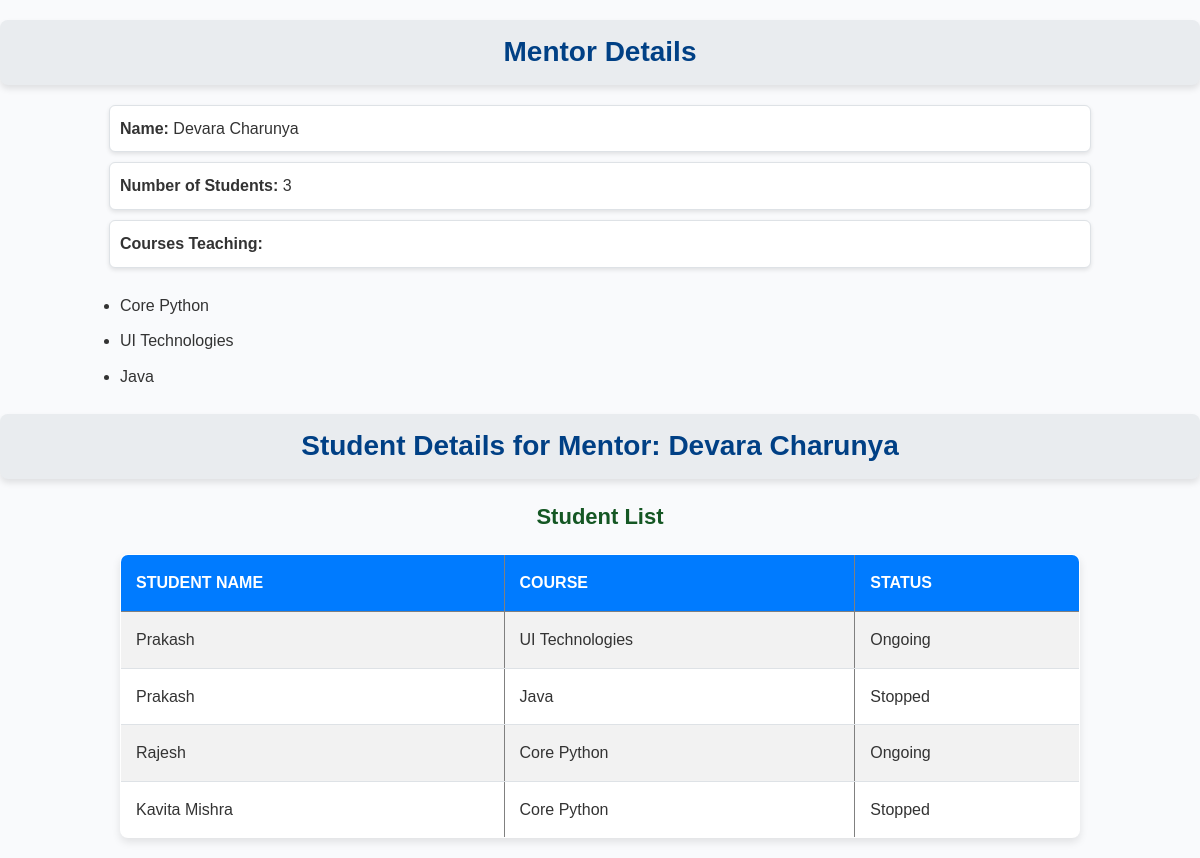
Screenshot of /mentorship/mentor/1/ with the database file from the repository.
### mentorship/models.py (models this page shows, shortened)
class Mentor(models.Model):
    name = models.CharField(max_length=100)
    courses = models.ManyToManyField(Course, related_name='mentors')
    def student_count(self):
        return self.student_set.count()

class Course(models.Model):
    name = models.CharField(max_length=100)

class Student(models.Model):
    STATUS_CHOICES = [
        ('ongoing', 'Ongoing'),
        ('completed', 'Completed'),
        ('stopped', 'Stopped'),
    ]
    name = models.CharField(max_length=100)
    mentor = models.ForeignKey(Mentor, on_delete=models.CASCADE)
    email = models.EmailField(unique=True)
    phone = models.CharField(max_length=15,blank=True, null=True)

class Enrollment(models.Model):
    STATUS_CHOICES = [
        ('ongoing', 'Ongoing'),
        ('completed', 'Completed'),
        ('stopped', 'Stopped'),
    ]
    student = models.ForeignKey(Student, on_delete=models.CASCADE)
    course = models.ForeignKey(Course, on_delete=models.CASCADE)
    status = models.CharField(
        max_length=10,
        choices=STATUS_CHOICES,
        default='ongoing'
    )
    status_description = models.CharField(max_length=255, blank=True, null=True, help_text="Reason for status")
    enrollment_date = models.DateField()

### mentorship/views.py (the view)
# urls.py: path('mentor/<int:mentor_id>/', views.mentor_details, name='mentor_details'),
def mentor_details(request, mentor_id):
    mentor = get_object_or_404(Mentor, id=mentor_id)
    students = mentor.student_set.all()
    return render(request, 'mentorship/mentor_details.html', {
        'mentor': mentor,
        'students': students})

### mentorship/templates/mentorship/mentor_details.html (shortened to what this page needs)
{% load static %}
<!DOCTYPE html>
<html>
<head>
    <link rel="stylesheet" href="{% static 'css/md.css' %}">
</head>
<body>
    <h1>Mentor Details</h1>
<div>
    <p><strong>Name:</strong> {{ mentor.name }}</p>
    <p><strong>Number of Students:</strong> {{ mentor.student_count }}</p>
    <p><strong>Courses Teaching:</strong>
        <ul>
            {% for course in mentor.courses.all %}
            <li>{{ course.name }}</li>
            {% endfor %}
        </ul>
</div>
<div>
    <h1>Student Details for Mentor: {{ mentor.name }}</h1>
    <h2>Student List</h2>
    <table border="1">
        <tr>
            <th>Student Name</th>
            <th>Course</th>
            <th>Status</th>
        </tr>
        {% for student in students %}
        {% for enrollment in student.enrollment_set.all %}
        <tr>
            <td>{{ student.name }}</td>
            <td>{{ enrollment.course.name }}</td>
            <td>{{ enrollment.get_status_display }}</td>
        </tr>
        {% endfor %}
    {% empty %}
        <tr>
            <td colspan="3">No students found for this mentor.</td>
        </tr>
    {% endfor %}
    </table>
</div>
</body>
</html>

### mentorship/static/css/md.css (style rules this page uses)
body { font-family: 'Arial', sans-serif; margin: 0; padding: 0; background-color: #f9fafc; color: #333; line-height: 1.6; }
h1 { text-align: center; font-size: 28px; color: #004085; margin: 20px 0; padding: 10px; background-color: #e9ecef; border-radius: 8px; box-shadow: 0 4px 6px rgba(0, 0, 0, 0.1); }
h2 { text-align: center; font-size: 22px; color: #155724; margin: 20px 0; }
div > p { margin: 10px auto; padding: 10px; width: 80%; background-color: #ffffff; border: 1px solid #dee2e6; border-radius: 6px; box-shadow: 0 2px 4px rgba(0, 0, 0, 0.1); font-size: 16px; }
ul { list-style-type: disc; margin: 20px auto; padding: 0; width: 80%; }
ul li { padding: 5px 0; font-size: 16px; }
table { width: 80%; margin: 20px auto; border-collapse: collapse; background-color: white; border-radius: 8px; overflow: hidden; box-shadow: 0 4px 8px rgba(0, 0, 0, 0.1); }
table th, table td { padding: 15px; text-align: left; font-size: 16px; }
table th { background-color: #007bff; color: white; text-transform: uppercase; font-weight: bold; }
table tr:nth-child(even) { background-color: #f2f2f2; }
table td { border-bottom: 1px solid #dee2e6; }
table tr { transition: background-color 0.3s ease; }

### mentorship/templates/mentorship/mentor_details.html (style rules this page uses)
body { font-family: 'Arial', sans-serif; margin: 0; padding: 0; background-color: #f9fafc; color: #333; line-height: 1.6; }
h1 { text-align: center; font-size: 28px; color: #004085; margin: 20px 0; padding: 10px; background-color: #e9ecef; border-radius: 8px; box-shadow: 0 4px 6px rgba(0, 0, 0, 0.1); }
h2 { text-align: center; font-size: 22px; color: #155724; margin: 20px 0; }
div > p { margin: 10px auto; padding: 10px; width: 80%; background-color: #ffffff; border: 1px solid #dee2e6; border-radius: 6px; box-shadow: 0 2px 4px rgba(0, 0, 0, 0.1); font-size: 16px; }
ul { list-style-type: disc; margin: 20px auto; padding: 0; width: 80%; }
ul li { padding: 5px 0; font-size: 16px; }
table { width: 80%; margin: 20px auto; border-collapse: collapse; background-color: white; border-radius: 8px; overflow: hidden; box-shadow: 0 4px 8px rgba(0, 0, 0, 0.1); }
table th, table td { padding: 15px; text-align: left; font-size: 16px; }
table th { background-color: #007bff; color: white; text-transform: uppercase; font-weight: bold; }
table tr:nth-child(even) { background-color: #f2f2f2; }
table td { border-bottom: 1px solid #dee2e6; }
table tr { transition: background-color 0.3s ease; }

### rows the page displays
Mentor: name "Devara Charunya", student_count "3"
Course: name "Core Python"
Course: name "UI Technologies"
Course: name "Java"
Student: name "Prakash"
Enrollment: course.name "UI Technologies", status "Ongoing"
Enrollment: course.name "Java", status "Stopped"
Student: name "Rajesh"
Enrollment: course.name "Core Python", status "Ongoing"
Student: name "Kavita Mishra"
Enrollment: course.name "Core Python", status "Stopped"
